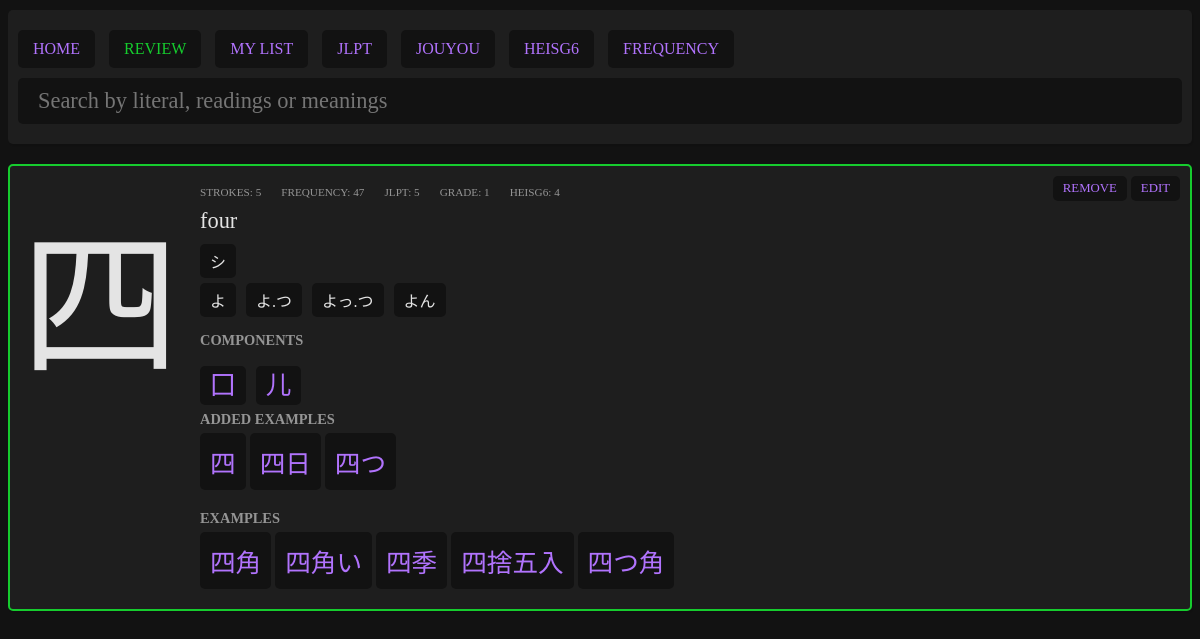
/pages/kanji.php?literal=四, run on the app's committed database.
### tables this page shows
CREATE TABLE "kanjis" (
	"literal"	TEXT NOT NULL UNIQUE,
	"meanings"	TEXT NOT NULL,
	"onReadings"	TEXT,
	"kunReadings"	TEXT,
	"strokes"	INTEGER,
	"jlpt"	INTEGER,
	"frequency"	INTEGER,
	"grade"	INTEGER,
	"heisg6"	INTEGER,
	"components"	TEXT,
	"other_forms"	TEXT,
	PRIMARY KEY("literal")
);

CREATE TABLE "examples_study" (
	"examples_id"	INTEGER NOT NULL,
	"added"	INTEGER NOT NULL DEFAULT 1
);

CREATE TABLE examples (
    id INTEGER PRIMARY KEY AUTOINCREMENT,
    kanji TEXT NULL,
    kana TEXT NOT NULL,
    meanings TEXT NOT NULL,
    jlpt INTEGER NOT NULL
);

### pages/kanji.php (the view, shortened to what this page needs)
<?php
$myPDO = new PDO('sqlite:../data/kanjis.db');
if(isset($_GET['literal'])) {
    if(empty($_GET['literal'])) {
        $error = "No selected kanji.";
    } else {
        $sql = "SELECT kanjis.*, kanjis_study.story, kanjis_study.score, kanjis_study.added FROM kanjis LEFT JOIN kanjis_study ON kanjis.literal = kanjis_study.literal WHERE kanjis.literal = ?";
        $stmt = $myPDO->prepare($sql);
        $results = $stmt->execute([$_GET['literal']]);
        $entry = $stmt->fetch();
    }
}
?>
<?php require '../parts/header.php'; ?>
<?php if(!empty($error)): ?>
     <div class="error">
        <?php echo $error;?>
    </div>
<?php elseif(isset($_GET['literal'])) :?>
    <?php if(!$entry): ?>
        <div class="card empty">
            No results.
        </div>
    <?php else: ?>
        <div class="card <?php if($entry['added'] == 1) echo ' added'; ?>">
            <div class="left">
                <div class="kanji big-kanji"><?php echo $entry['literal']; ?></div>
            </div>
            <div class="right">
                    <div class="meta">
                        <div class="item">
                            <span class="ref">strokes</span>
                            <span class="number"><?php echo $entry['strokes']; ?></span>
                        </div>
                        <?php if(!empty($entry['frequency'])): ?>
                        <div class="item">
                            <span class="ref">frequency</span>
                            <span class="number"><?php echo $entry['frequency']; ?></span>
                        </div>
                        <?php endif; ?>
                        <?php if(!empty($entry['jlpt'])): ?>
                        <div class="item">
                            <span class="ref">jlpt</span>
                            <span class="number"><?php echo $entry['jlpt']; ?></span>
                        </div>
                        <?php endif; ?>
                        <?php if(!empty($entry['grade'])): ?>
                        <div class="item">
                            <span class="ref">grade</span>
                            <span class="number">
                            <?php
                                if($entry['grade'] <= 6) {
                                    echo $entry['grade'];
                                } elseif($entry['grade'] == 8) {
                                    echo "HighSchool(Jouyou)";
                                } elseif($entry['grade'] == 9) {
                                    echo "Jinmeiyou(Names)";
                                } else {
                                    echo "Jinmeiyou(Names extra)";
                                }
                            ?>
                            </span>
                        </div>
                        <?php endif; ?>
                        <?php if(!empty($entry['heisg6'])): ?>
                        <div class="item">
                            <span class="ref">heisg6</span>
                            <span class="number"><?php echo $entry['heisg6']; ?></span>
                        </div>
                        <?php endif; ?>
                    </div>
                <div class="meanings">
                    <?php echo str_replace(";", ", ", $entry['meanings']); ?>
                </div>
                <?php if(!isset($_SESSION['simple']) || $_SESSION['simple'] == 'off'): ?>
                <?php
                    if(!empty($entry['onReadings'])) {
                        echo '<div class="readings">';
                        $onReadingsArray = explode(";", $entry['onReadings']);
                        foreach($onReadingsArray as $onReading) {
                            echo '<div class="reading">'.$onReading.'</div>';
                        }
                        echo '</div>';
                    }
                ?>
                <?php
                    if(!empty($entry['kunReadings'])) {
                        echo '<div class="readings">';
                        $kunReadingsArray = explode(";", $entry['kunReadings']);
                        foreach($kunReadingsArray as $kunReading) {
                            echo '<div class="reading">'.$kunReading.'</div>';
                        }
                        echo '</div>';
                    }
                ?>
                <?php endif;  ?>
                <?php
                    if(!empty($entry['components'])) {
                        echo '<div class="title">Components</div>';
                        echo '<div class="components">';
                        $componentsArray = explode(";", $entry['components']);
                        foreach($componentsArray as $component) {
                            echo '<div class="component"><a href="kanji.php?literal='.$component.'">'.$component.'</a></div>';
                        }
                        echo '</div>';
                    }
                ?>
                <?php
                    $sql = "SELECT examples.*, examples_study.added FROM examples LEFT JOIN examples_study ON examples.id = examples_study.examples_id WHERE examples_study.added = 1 AND examples.kanji != '' AND kanji LIKE ? ORDER BY jlpt DESC";
                    $stmt = $myPDO->prepare($sql);
                    $stmt->execute(['%'.$entry['literal'].'%']);
                    $my_examples = $stmt->fetchAll();
                    $sql = "SELECT examples.*, examples_study.added FROM examples LEFT JOIN examples_study ON examples.id = examples_study.examples_id WHERE (examples_study.added = 0 OR examples_study.added IS NULL) AND examples.kanji != '' AND kanji LIKE ? ORDER BY jlpt DESC";
                    $stmt = $myPDO->prepare($sql);
                    $stmt->execute(['%'.$entry['literal'].'%']);
                    $examples = $stmt->fetchAll();
                ?>
                <?php if(!empty($my_examples)): ?>
                <div class="words">
                    <div class="title">Added examples</div>
                    <?php foreach($my_examples as $example): ?>
                    <div class="word">
                        <a href="index.php?query=<?php echo $example['kanji'];?>" class="example-kanji"><?php echo $example['kanji']; ?></a>
                    </div>
                    <?php endforeach; ?>
                </div>
                <?php endif; ?>
                <?php if(!empty($examples)): ?>
                <div class="words">
                    <div class="title">Examples</div>
                    <?php foreach($examples as $example): ?>
                    <div class="word">
                        <a href="index.php?query=<?php echo $example['kanji'];?>" class="example-kanji"><?php echo $example['kanji']; ?></a>
                    </div>
                    <?php endforeach; ?>
                </div>
                <?php endif; ?>
            </div>
            <div class="action">
                <?php if($entry['added'] == '' || $entry['added'] == 0): ?>
                    <form action="../actions/add_kanji_to_study.php" method="POST">
                        <input type="hidden" name="literal" value="<?php echo $entry['literal'];?>">
                        <button type="submit">add</button>
                    </form>
                <?php else: ?>
                    <form action="../actions/remove_kanji_from_study.php" method="POST">
                        <button type="submit">remove</button>
                    </form>
                <?php endif; ?>
                <button id="edit-toggle">edit</button>
            </div>
        </div>
    <?php endif;?>
<?php else: ?>
    <div class="card empty">
        No kanji selected.
    </div>
<?php endif;?>
<?php require '../parts/footer.php'; ?>

### data/style.css (style rules this page uses)
body { background:#121212; color:#e4e4e4; font-family: "NotoSansJP"; }
* { box-sizing: border-box; }
.card, .header, .list { position:relative; background:#1e1e1e; display:flex; border-radius: 5px; box-shadow: 1px 2px 1px rgba(0, 0, 0, 0.1); margin-bottom:20px; }
.card.added { border:2px solid #16cc2e; }
.card .right { display: flex; flex-direction: column; flex-grow: 2; align-items: flex-start; padding:10px; }
.card .left .kanji { font-family:"NotoSansJP", "BabelStoneHan"; font-size:120pt; padding:10px; }
.card .right .meta, .card .right .components { display:flex; flex-wrap: wrap; flex-direction: row; justify-items: center; margin-top:10px; }
.card .right .readings { display:flex; flex-wrap: wrap; flex-direction: row; justify-items: center; }
.card .right .meta .item { margin:0 20px 0 0; color:#959595; font-size: 0.7em; text-transform: uppercase; }
.card .right .meta .item .ref::after { content:': '; }
.card .right .meanings { font-size: 1.4em; margin:10px 0 ; }
.card .right .readings .reading, .card .right .component a { background-color:#121212; margin:0 10px 5px 0; padding:5px 10px; border-radius: 5px; font-family: "NotoSansJP"; }
.card .right .component { font-size: 1.6em; }
.card .action { position: absolute; top:10px; right:10px; }
.card .action form { display:inline-block; }
button { cursor:pointer; background-color:#121212; padding:5px 10px; border-radius: 5px; font-family: "NotoSansJP"; text-transform: uppercase; font-size: 0.8em; border:none; }
a, button { text-decoration: none; color:#b173fd; }
.words .word { border-radius: 5px; background:#121212; margin-bottom:10px; display: inline-block; position:relative; cursor:default; }
.title { text-transform: uppercase; color:#959595; font-weight: bold; font-size:0.9em; padding:5px 0; margin-top:5px; }
.card .right .components .component a { font-family:"NotoSansJP", "BabelStoneHan"; }
.word { overflow: visible; }
.word a { display: inline-block; font-size: 1.6em; padding:10px; }

### data on the page
kanjis: literal "四", strokes "5", frequency "47", jlpt "5", grade "1", heisg6 "4", meanings "four", onReadings "シ", kunReadings "よ", kunReadings "よ.つ", kunReadings "よっ.つ", kunReadings "よん", components "囗", components "儿"
examples_study: examples.kanji "四"
examples_study: examples.kanji "四日"
examples_study: examples.kanji "四つ"

### other printed values
$example['kanji'] "四角"
$example['kanji'] "四角い"
$example['kanji'] "四季"
$example['kanji'] "四捨五入"
$example['kanji'] "四つ角"
